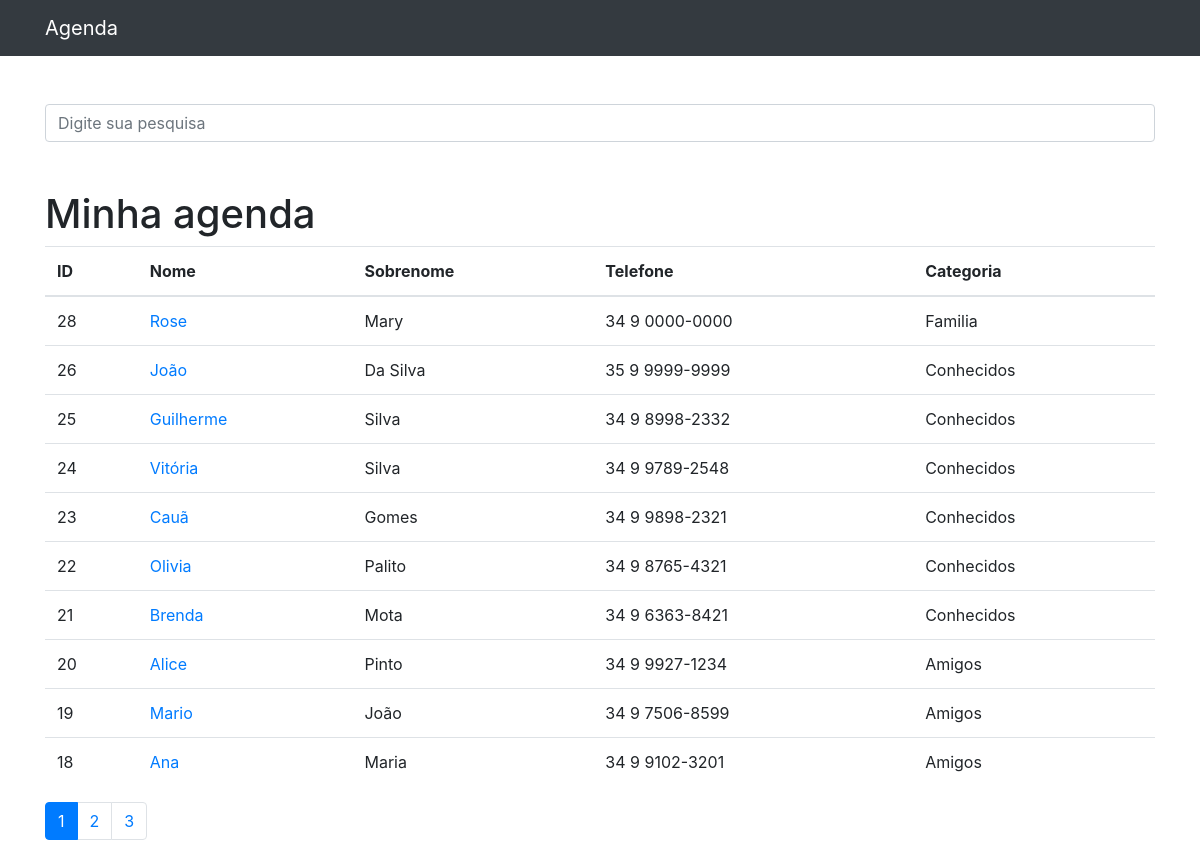
Before: / with the older database file.
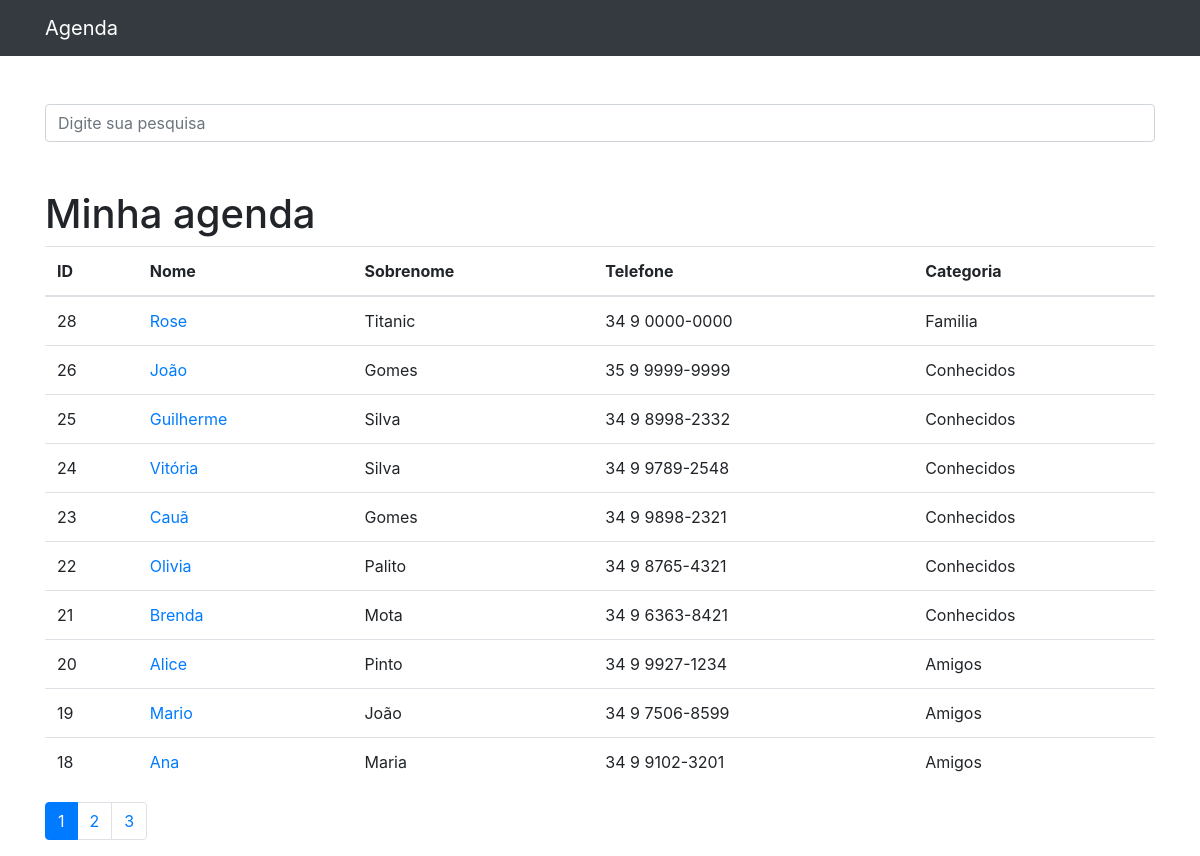
After: the same page with the newer database file.
### contatos/models.py (models this page shows, shortened)
class Contato(models.Model):
    nome = models.CharField(max_length=150)
    sobrenome = models.CharField(max_length=255, blank=True)
    telefone = models.CharField(max_length=255)
    email = models.CharField(max_length=255, blank=True)
    data_criacao = models.DateTimeField(default=timezone.now)
    descricao = models.TextField(blank=True)
    categoria = models.ForeignKey(Categoria, on_delete=models.DO_NOTHING)
    mostrar = models.BooleanField(default=True)
    foto = models.ImageField(blank=True, upload_to='fotos/%Y/%m/')

class Categoria(models.Model):
    nome = models.CharField(max_length=255)
    def __str__(self):
        return self.nome

### contatos/views.py (the view)
# urls.py: path('', views.index, name='index'),
def index(request):
    contatos = Contato.objects.order_by('-id').filter(
        mostrar=True
    )
    paginator = Paginator(contatos, 10)
    page = request.GET.get('p')
    contatos = paginator.get_page(page)
    return render(request, 'contatos/index.html', {
        'contatos': contatos
    })

### contatos/templates/contatos/index.html
{% extends 'base.html'%}
{%block conteudo%}
    <h1 class="mt-5">Minha agenda</h1>
    <table class="table">
      <thead>
        <tr>
          <th>ID</th>
          <th>Nome</th>
          <th>Sobrenome</th>
          <th>Telefone</th>
          <th>Categoria</th>
        </tr>
      </thead>
      <tbody>
            {% for contato in contatos %}
              <tr>
                <td>{{ contato.id }}</td>
                <td>
                  <a href="{% url 'ver_contato' contato.id %}">{{ contato.nome }}</a>
                </td>
                <td>{{ contato.sobrenome }}</td>
                <td>{{ contato.telefone }}</td>
                <td>{{ contato.categoria }}</td>
              </tr>
            {% endfor %}
      </tbody>
    </table>
<nav aria-label="Page navigation example">
  <ul class="pagination">
    {% for pagina in contatos.paginator.page_range %}
      {% if contatos.number == pagina %}
        <li class="page-item active">
          <a class="page-link" href="?p={{ pagina }}&termo={{ request.GET.termo }}">{{ pagina }}</a>
        </li>
      {% else %}
        <li class="page-item">
         <a class="page-link" href="?p={{ pagina }}&termo={{ request.GET.termo }}">{{ pagina }}</a>
        </li>
      {% endif %}
    {% endfor %}
  </ul>
</nav>
{%endblock%}

Changed rows visible on the page:
changed Contato "Rose": sobrenome "Mary" → "Titanic"
changed Contato id 26: sobrenome "Da Silva" → "Gomes"
